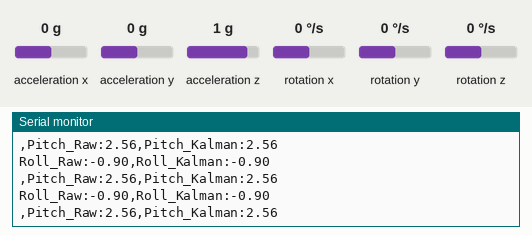
Recording of a sketch running on a simulated Arduino Uno, built with avr-gcc and run on an emulated ATmega328P. Parts: the last lines printed to the serial monitor. Wiring (inferred from the names in the program): MPU-6050 motion sensor at I2C address 0x68. The inputs (shaded band) are chosen by the test bench; at power-on: acceleration x 0 g, acceleration y 0 g, acceleration z 1 g, rotation x 0 °/s, rotation y 0 °/s, rotation z 0 °/s.

Above: at 2.2 s.
2.3 s: acceleration x set to -1.4 g
At 2.9 s:
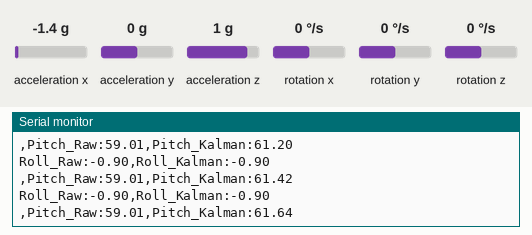
3.8 s: acceleration y set to -1.4 g
At 4.9 s:
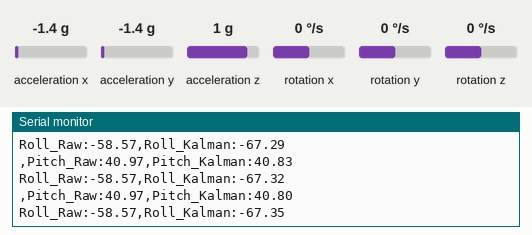
5.3 s: acceleration z set to -1.4 g
At 5.8 s:
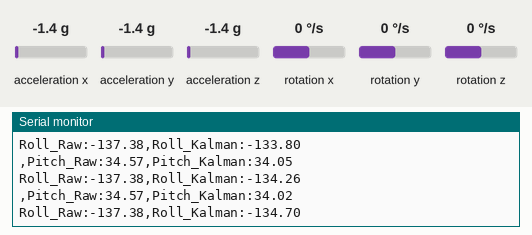
6.8 s: rotation x set to -192 °/s
At 7.7 s:
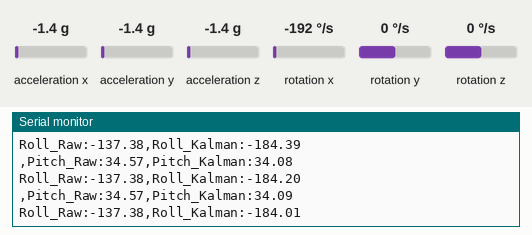
8.3 s: rotation y set to -192 °/s
Timing chart, 0 to 8.7 s (numbered marks = the images above; inputs shaded):
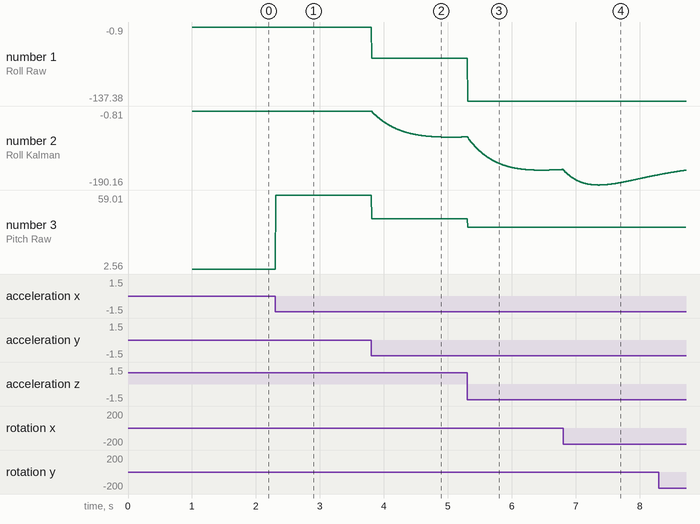

The sketch:

kalman_filter_mpu.ino
```cpp
#include <Wire.h>
#include <math.h>

const uint8_t MPU_ADDR = 0x68;

const float ACCEL_SCALE = 16384.0;
const float GYRO_SCALE = 131.0;

// Offsets - Thay bằng số đo của riêng con 6050 của bạn nhé
const float OFFSET_AX = -0.0386;
const float OFFSET_AY = -0.0136;
const float OFFSET_AZ = -0.1360;

const float OFFSET_GX = -1.9811;
const float OFFSET_GY = 0.4820;
const float OFFSET_GZ = -0.7317;

uint32_t timer;

float roll_kalman = 0.0;
float roll_bias = 0.0;
float P_roll[2][2] = {{1.0, 0.0}, {0.0, 1.0}};

float pitch_kalman = 0.0;
float pitch_bias = 0.0;
float P_pitch[2][2] = {{1.0, 0.0}, {0.0, 1.0}};

// =========================================================================
// ĐƠN THUỐC MỚI CHO BỆNH NHÂN MPU6050
// =========================================================================
// Vì STD Gyro lên tới 0.25 (rất nhiễu), ta tăng nhẹ Q_angle để hệ thống
// bớt bảo thủ với mô hình dự báo của Gyro.
const float Q_angle = 0.002;

// Gyro của 6050 trôi (drift) rất gắt, cần tăng tốc độ gột rửa định kiến lên
const float Q_bias = 0.005;

// Gia tốc của 6050 cũng ồn ào không kém. Tăng R_measure từ 0.03 lên 0.1
// để bác sĩ Kalman rộng lượng "ngó lơ" bớt sự giật cục của cô vợ Accel.
const float R_measure = 0.1;

void setup() {
  Serial.begin(115200);
  Wire.begin();

  Wire.beginTransmission(MPU_ADDR);
  Wire.write(0x6B);
  Wire.write(0x00);
  Wire.endTransmission(true);

  // ÉP UỐNG THUỐC AN THẦN PHẦN CỨNG (DLPF - Digital Low Pass Filter)
  // Can thiệp vào thanh ghi 0x1A. Đặt giá trị 0x05 để giới hạn băng thông
  // của Accel ở mức 10Hz và Gyro ở 10Hz. Lọc ngay từ trong trứng nước!
  Wire.beginTransmission(MPU_ADDR);
  Wire.write(0x1A);
  Wire.write(0x05);
  Wire.endTransmission(true);

  Serial.println("Da thiet lap xong bo loc cho MPU6050...");
  delay(1000);
  timer = micros();
}

float kalmanFilter(float newAngle, float newRate, float dt, float &angle, float &bias, float P[2][2]) {
  float rate = newRate - bias;
  angle += dt * rate;

  P[0][0] += dt * (dt * P[1][1] - P[0][1] - P[1][0] + Q_angle);
  P[0][1] -= dt * P[1][1];
  P[1][0] -= dt * P[1][1];
  P[1][1] += Q_bias * dt;

  float y = newAngle - angle;
  float S = P[0][0] + R_measure;

  float K_angle = P[0][0] / S;
  float K_bias = P[1][0] / S;

  angle += K_angle * y;
  bias += K_bias * y;

  float P00_temp = P[0][0];
  float P01_temp = P[0][1];
  P[0][0] -= K_angle * P00_temp;
  P[0][1] -= K_angle * P01_temp;
  P[1][0] -= K_bias * P00_temp;
  P[1][1] -= K_bias * P01_temp;

  return angle;
}

void loop() {
  float dt = (float)(micros() - timer) / 1000000.0;
  timer = micros();

  Wire.beginTransmission(MPU_ADDR);
  Wire.write(0x3B);
  Wire.endTransmission(false);
  Wire.requestFrom((uint8_t)MPU_ADDR, (uint8_t)14);

  if (Wire.available() >= 14) {
    int16_t raw_ax = (Wire.read() << 8) | Wire.read();
    int16_t raw_ay = (Wire.read() << 8) | Wire.read();
    int16_t raw_az = (Wire.read() << 8) | Wire.read();
    Wire.read(); Wire.read();
    int16_t raw_gx = (Wire.read() << 8) | Wire.read();
    int16_t raw_gy = (Wire.read() << 8) | Wire.read();
    int16_t raw_gz = (Wire.read() << 8) | Wire.read();

    float ax = (raw_ax / ACCEL_SCALE) + OFFSET_AX;
    float ay = (raw_ay / ACCEL_SCALE) + OFFSET_AY;
    float az = (raw_az / ACCEL_SCALE) + OFFSET_AZ;

    float gx = (raw_gx / GYRO_SCALE) - OFFSET_GX;
    float gy = (raw_gy / GYRO_SCALE) - OFFSET_GY;

    float roll_accel = atan2(ay, az) * 180.0 / M_PI;
    float pitch_accel = atan2(-ax, sqrt(ay * ay + az * az)) * 180.0 / M_PI;

    float roll_final = kalmanFilter(roll_accel, gx, dt, roll_kalman, roll_bias, P_roll);
    float pitch_final = kalmanFilter(pitch_accel, gy, dt, pitch_kalman, pitch_bias, P_pitch);

    Serial.print("Roll_Raw:"); Serial.print(roll_accel); Serial.print(",");
    Serial.print("Roll_Kalman:"); Serial.println(roll_final); Serial.print(",");
    Serial.print("Pitch_Raw:"); Serial.print(pitch_accel); Serial.print(",");
    Serial.print("Pitch_Kalman:"); Serial.println(pitch_final);
  }
}
```

Measured:
- after the input at 2.3 s, the serial monitor: prints a new line at once (image 1)
- plotted number 3: 2.56 → 59.01 after the input at 2.3 s
